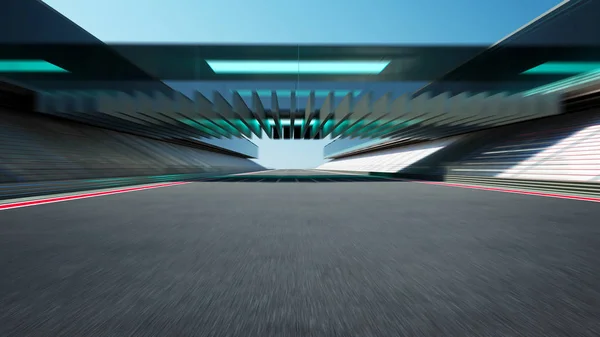
#> input picture Road/test2.jpg, 600 x 337 px
$ python -i obstacle.py   (imports and definitions only)
#> lines starting #> are read from the running program, lines starting #| are printed output that depends on the picture; after the words box and inside, x2 and y2 are one past the last pixel; in counts of white or black regions, pixels touching at a corner belong together
#> further down, picture is the input picture: shape (337, 600, 3); mean B, G, R 102.8, 95, 74
import cv2
import numpy as np
import math
import os

testmode = 1 # To display images to verify. Set to zero if not intrested in displaying images.


# make_chunks function creats chunks.
# inputs -- EdgeArray and the size_of_chunk to create.
# output -- yield successive n-sized chunks.
def make_chunks(EdgeArray, size_of_chunk):
    chunks = []
    for i in range(0, len(EdgeArray), size_of_chunk):
        chunks.append(EdgeArray[i:i + size_of_chunk])
    return chunks


# Code to draw edge representation.

StepSize = 5
def obstacle_avoidance(frame):
    #_, frame = cap.read()  # Reading the frame from the object.
    if frame is None:
        print("No frame")
        return 0

    original_frame = frame.copy()  # Copy of frame which will be used for to compare with other images after appling various operations.
    img_edgerep = frame.copy()  # Copy of frame which will be used for edge representation.
    img_contour = frame.copy()  # Copy of frame which will be used for drawing contours.
    img_navigation = frame.copy()  # Copy of frame which will be used for indicating direction of navigation.

    blur = cv2.bilateralFilter(img_edgerep, 9, 40, 40)  # Blurring the image to remove the noise present in the image.
    edges = cv2.Canny(blur, 50, 100)  # Obtaining clear edges using canny edge detector.
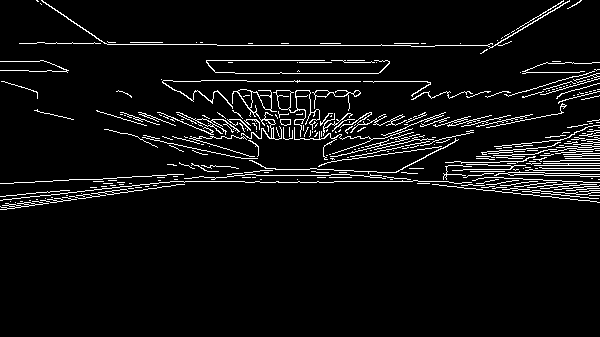
#> edges: shape (337, 600); 5.6% white in thin lines or dots, all inside (x1, y1, x2, y2) = (0, 0, 600, 210)

    img_edgerep_h = img_edgerep.shape[0] - 1  # Storing the height of the image which will be used in for loop.
#> img_edgerep_h = 336
    img_edgerep_w = img_edgerep.shape[1] - 1  # Storing the width of the image which will be used in for loop.
#> img_edgerep_w = 599

    EdgeArray = []  # Initilizing the array to store the concerned edges for edge representation.

    for j in range(0, img_edgerep_w, StepSize):  # FOR loop along the width of the image with given stepsize.
        pixel = (j, 0)  # If no edge found in column this value will be stored in edgearray.
        for i in range(img_edgerep_h - 5, 0, -1):  # FOR loop along the height of the image.
            if edges.item(i, j) == 255:  # Checking for edges.
                pixel = (j, i)
                break  # If edge is found break and go for the next colomn.
        EdgeArray.append(pixel)  # Store the eged detected in EgdeArray.

    for x in range(len(
            EdgeArray) - 1):  # Joining each edge to diferentiate the frame into free space and conjusted space(with objects)
        cv2.line(img_edgerep, EdgeArray[x], EdgeArray[x + 1], (0, 255, 0), 1)
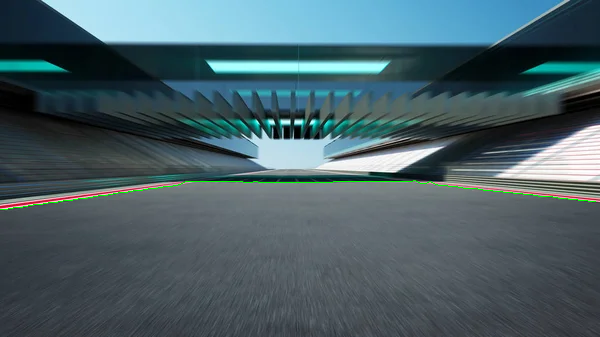
#> img_edgerep: shape (337, 600, 3); 0.29% of pixels changed, all inside (x1, y1, x2, y2) = (0, 180, 596, 210)

    for x in range(len(
            EdgeArray)):  # Joining each point in the EdgeArray to the respective bottom edge of the frame to represent free space for the bot to move around
        cv2.line(img_edgerep, (x * StepSize, img_edgerep_h), EdgeArray[x], (0, 255, 0), 1)
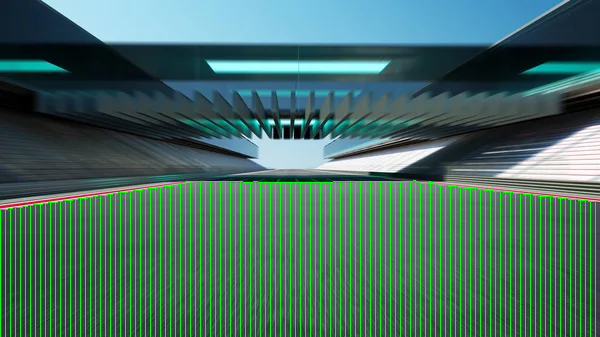
#> img_edgerep: shape (337, 600, 3); 8.71% of pixels changed, all inside (x1, y1, x2, y2) = (0, 181, 596, 337)

    # Code to draw contours.

    blurred_frame = cv2.bilateralFilter(img_contour, 9, 75, 75)
    gray = cv2.cvtColor(blurred_frame, cv2.COLOR_BGR2GRAY)
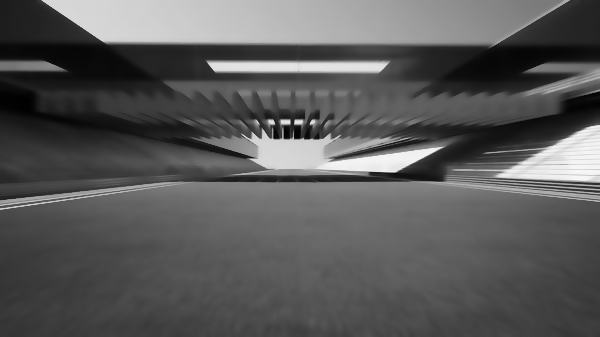
#> gray: shape (337, 600); min 0, max 248, mean 89.5
    ret, thresh = cv2.threshold(gray, 106, 255, 1)
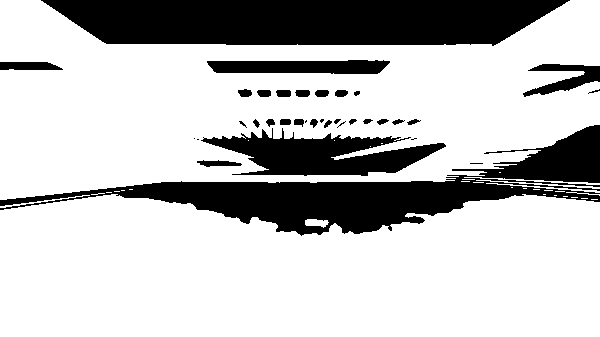
#> thresh: shape (337, 600); 75.1% white; 35 black regions (9 under 20 px)
    contours, hierarchy = cv2.findContours(thresh, cv2.RETR_EXTERNAL, cv2.CHAIN_APPROX_SIMPLE)
#> contours = 28 contours, 21 with area under 20; largest, box (x1, y1, x2, y2) and area: (0, 0, 600, 200) 83285, (0, 194, 600, 337) 75276, (305, 219, 329, 228) 124, (464, 177, 600, 185) 72, (476, 180, 600, 189) 66, (486, 183, 600, 193) 62, (0, 195, 90, 208) 46
    cv2.drawContours(img_edgerep, contours, -1, (0, 0, 255), 3)
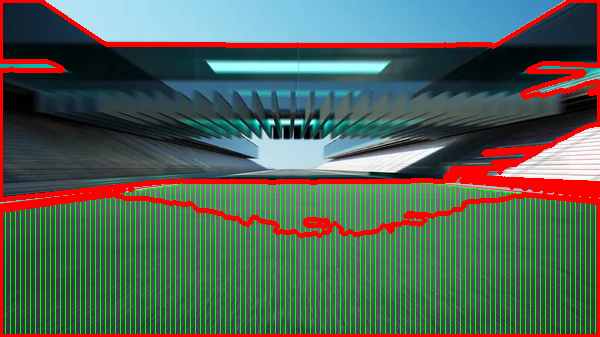
#> img_edgerep: shape (337, 600, 3); 8.88% of pixels changed, all inside (x1, y1, x2, y2) = (0, 0, 600, 337)

    # Code to decide direction of navigation

    number_of_chunks = 3
    size_of_chunk = int(len(EdgeArray) / number_of_chunks)
#> size_of_chunk = 40
    chunks = make_chunks(EdgeArray, size_of_chunk)  # Calling make_chunks function to create the chunks.
    avg_of_chunk = []
    for i in range(len(chunks) - 1):
        x_vals = []
        y_vals = []
        for (x, y) in chunks[i]:  # Storing the x and y value saperatly to find average.
            x_vals.append(x)
            y_vals.append(y)
        avg_x = int(np.average(x_vals))
        avg_y = int(np.average(y_vals))
        avg_of_chunk.append([avg_y, avg_x])
        cv2.line(frame, (int(img_edgerep_w / 2), img_edgerep_h), (avg_x, avg_y), (255, 0, 0),
                 2)  # Draw lines to each average chunks to decide the direction of navigation.
#> after the loop, avg_of_chunk = [[195, 97], [181, 297]]

    forwardEdge = avg_of_chunk[1]
#> forwardEdge = [181, 297]
    cv2.line(frame, (int(img_edgerep_w / 2), img_edgerep_h), (forwardEdge[1], forwardEdge[0]), (0, 255, 0), 3)
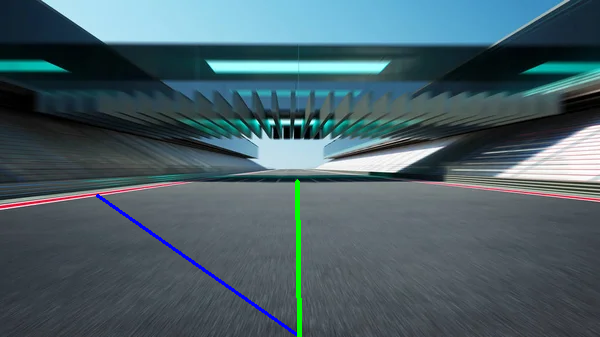
#> frame: shape (337, 600, 3); mean B, G, R 103, 95.2, 73.3
    farthest_point = (min(avg_of_chunk))
#> farthest_point = [181, 297]
    # print(farthest_point)

    if forwardEdge[0] > 150:  # Checking for the object at the front is close to bot.
        if farthest_point[1] < 310:  # Checking for the farthest_point on the left of the frame.
            direction = "Move left "
            dirNum = -1
            print(direction)
        else:
            direction = "Move right "
            dirNum = 1
            print(direction)
    else:
        direction = "Move forward "
        dirNum = 0
        print(direction)

        # Code to display the results

    if testmode == 1:
        #cv2.imshow("Original_Frame", original_frame)
        #cv2.imshow("Canny", edges)
        #cv2.imshow("Threshold", thresh)
        cv2.imshow("Edge_separation", img_edgerep)
        font = cv2.FONT_HERSHEY_SIMPLEX
#> font = 0
        navigation = cv2.putText(frame, direction, (275, 50), font, 1, (0, 0, 255), 2, cv2.LINE_AA)
        #cv2.imshow("Navigation", navigation)

    return dirNum

# [1 line not run here, left out]

>>> import cv2
>>> picture = cv2.imread('../Road/test2.jpg')
>>> result = obstacle_avoidance(picture)
#> result = -1
